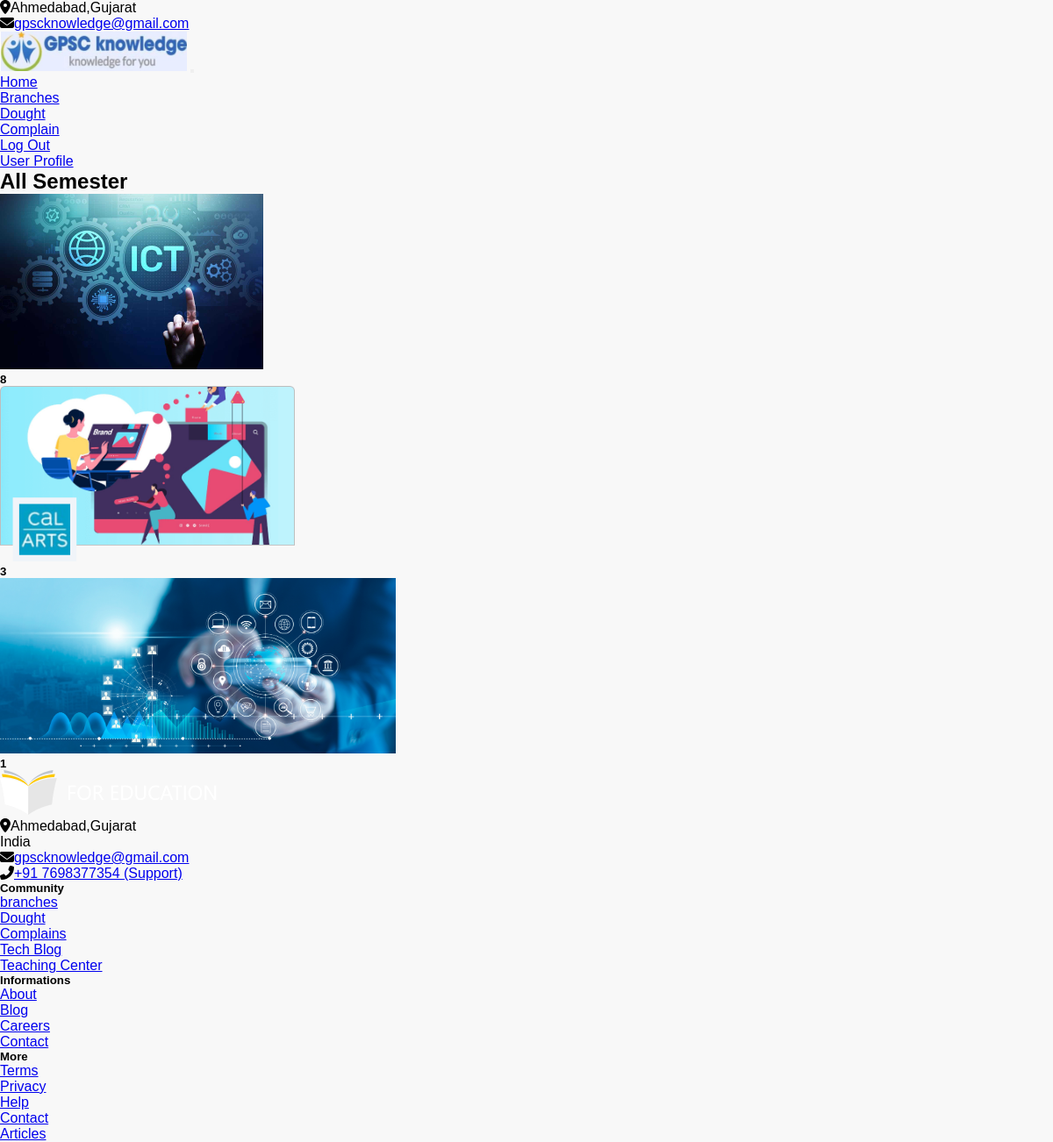
The app's page /branchwisesem/9 (signed in) with its own data.
### myapp/models.py (models this page shows, shortened)
class sem_table(models.Model):
    user = models.ForeignKey(login_table, on_delete=models.CASCADE, default='')
    semester = models.CharField(max_length=25)
    semimage = models.ImageField(upload_to='photos', default='default.jpg')
    def sem_photo(self):
        return mark_safe('<img src="{}" width="100"/'.format(self.semimage.url))
    sem_photo.allow_tags = True

### myapp/views.py (the view)
# urls.py: path('branchwisesem/<int:bwsid>', views.branchwisesem, name='branchwisesem'),
def branchwisesem(request, bwsid):
    try:
        uid = request.session['log_id']
        try:
            user = login_table.objects.get(id=uid)
        except login_table.DoesNotExist:
            user = None
        allsem = sem_table.objects.all()
        bid = bwsid
        details = {
            'allsem': allsem,
            'bid': bid,
            'user': user,
        }
        return render(request,'allsem.html', details)
    except:
        pass
    return render(request,'allsem.html')

### myapp/templates/allsem.html (shortened to what this page needs)
{% extends 'basic.html' %}
{% load static %}
{% block body %}
      <section>
        <div class="container">
          <div class="row">
            <h1 class="text-center mb-5"> All Semester</h1>
            {% for as in allsem %}
            <div class="col-md-4 mb-4">
              <div class="card h-100"><img class="card-img-top w-100" src="/media/{{as.semimage}}" alt="courses" height="200px"/>
                <div class="card-body">
                  <h5 class="font-sans-serif fw-bold fs-md-0 fs-lg-1">{{as.semester}}</h5><a class="text-muted fs--1 stretched-link text-decoration-none" href="/sembranchwisedata?semid={{as.id}}&branchid={{bid}}"></a>
                </div>
              </div>
            </div>
            {% endfor %}
          </div>
        </div>
      </section>
{% endblock %}

### myapp/static/assets/css/dought.css (style rules this page uses)
body { font-family: 'Arial', sans-serif; background-color: #f8f8f8; margin: 0; padding: 0; }

### myapp/static/assets/css/plans.css (style rules this page uses)
body { background-color:#eee; }

### myapp/static/assets/css/payment.css (style rules this page uses)
* { margin: 0; padding: 0; box-sizing: border-box; }

### records on screen
sem_table: semimage (picture), semester "8"
sem_table: semimage (picture), semester "3"
sem_table: semimage (picture), semester "1"
